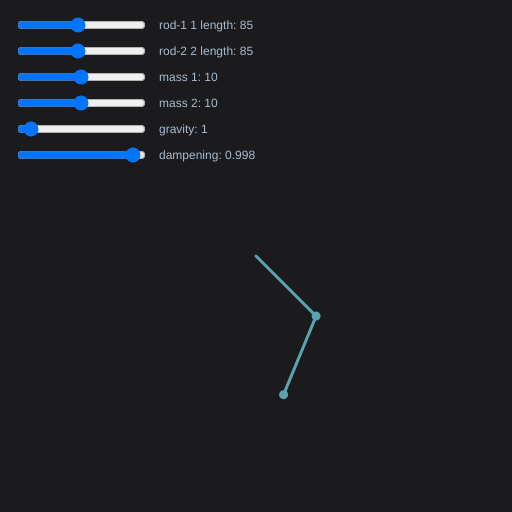
Frame 1 (no input)
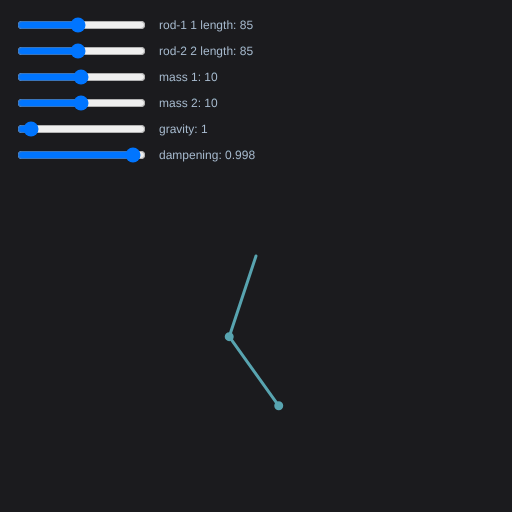
Frame 60 (no input)
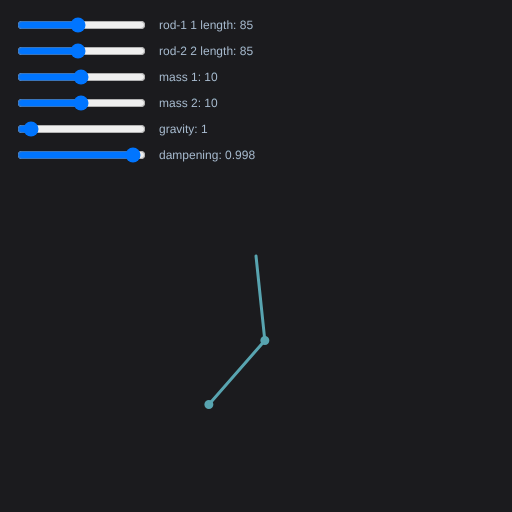
Frame 120 (the mouse pressed at the canvas centre since frame 60)

The p5.js sketch that drew these frames (run headless with seeded random() and noise() and a simulated clock; from frame 60 on, the mouse is pressed at the canvas centre):

// p5.js sketch
// ── sketch.js
let screenW = 512;
let screenH = 512;

let bgcolor = "#1B1B1E";
let textcolor = "#A9BCD0";
let linecolor = "#58A4B0";

let r1 = (screenW / 6);
let r2 = (screenW / 6);
let m1 = 10.0;
let m2 = 10.0;
let a1 = 0;
let a2 = 0;
let a1_v = 0.0;
let a2_v = 0.0;
let a1_a = 0.0;
let a2_a = 0.0;
let g = 1.0;
let ballDiameter = 6;
let dampening = 0.998;

let x1;
let y1;
let x2;
let y2;

let r1_slider;
let r2_slider;
let m1_slider;
let m2_slider;
let dampening_slider;

let dragging = false;

function setup() {
	createCanvas(screenW, screenH);
	
	a1 = PI / 4;
	a2 = -PI / 8;
	
	r1_slider = createSlider(10, (width / 3), r1);
	r1_slider.position(15, 15);
	
	r2_slider = createSlider(10, (width / 3), r2);
	r2_slider.position(r1_slider.x, (r1_slider.y + r1_slider.height + 10));
	
	m1_slider = createSlider(0.2, 20, m1, 0.1);
	m1_slider.position(r2_slider.x, (r2_slider.y + r2_slider.height + 10));
	
	m2_slider = createSlider(0.2, 20, m2, 0.1);
	m2_slider.position(m1_slider.x, (m1_slider.y + m1_slider.height + 10));
	
	gravity_slider = createSlider(0, 20, g, 0.1);
	gravity_slider.position(m2_slider.x, (m2_slider.y + m2_slider.height + 10));
	
	dampening_slider = createSlider(975, 999, (dampening * 1000));
	dampening_slider.position(gravity_slider.x, (gravity_slider.y + gravity_slider.height + 10));
}

function draw() {
	r1 = r1_slider.value();
	r2 = r2_slider.value();
	m1 = m1_slider.value();
	m2 = m2_slider.value();
	g = gravity_slider.value();
	dampening = (dampening_slider.value() / 1000);
	
	background(bgcolor);
	
	let text_size = 12;
	strokeWeight(0);
	fill(textcolor);
	textSize(text_size);
	text("rod-1 1 length: "+ r1, (r1_slider.x + r1_slider.width + 15), (r1_slider.y + (r1_slider.height / 2) + (text_size / 2)));
	text("rod-2 2 length: "+ r2, (r2_slider.x + r2_slider.width + 15), (r2_slider.y + (r2_slider.height / 2) + (text_size / 2)));
	text("mass 1: "+ m1, (m1_slider.x + m1_slider.width + 15), (m1_slider.y + (m1_slider.height / 2) + (text_size / 2)));
	text("mass 2: "+ m2, (m2_slider.x + m2_slider.width + 15), (m2_slider.y + (m2_slider.height / 2) + (text_size / 2)));
	text("gravity: "+ g, (gravity_slider.x + gravity_slider.width + 15), (gravity_slider.y + (gravity_slider.height / 2) + (text_size / 2)));
	text("dampening: "+ dampening, (dampening_slider.x + dampening_slider.width + 15), (dampening_slider.y + (dampening_slider.height / 2) + (text_size / 2)));
	
	
	
	stroke(linecolor);
	strokeWeight(3);
	fill(linecolor);
	
	translate(width/2, height/2);
	
	x1 = r1 * sin(a1);
	y1 = r1 * cos(a1);
	
	line(0, 0, x1, y1);
	ellipse(x1, y1, ballDiameter, ballDiameter);
	
	x2 = (x1 + (r2 * sin(a2)));
	y2 = (y1 + (r2 * cos(a2)));
	
	line(x1, y1, x2, y2);
	ellipse(x2, y2, ballDiameter, ballDiameter);
	
	calcAngles();
	
	a1_v += a1_a;
	a2_v += a2_a;
	
	a1 += a1_v;
	a2 += a2_v;
	
	dampenVelocities();
}


function calcAngles() {
	if(dragging !== false) {
		a1_v = 0;
		a1_a = 0;
		a2_v = 0;
		a2_a = 0;
		
		return;
	}
	
	let num1, num2, num3, num4, den;
	
	//      −g   (2   m1 + m2)   sin θ1
	num1 = (-g * (2 * m1 + m2) * sin(a1));
	
	//      −m2   g   sin(θ1 − 2   θ2)
	num2 = (-m2 * g * sin(a1 - 2 * a2));
	
	//      −2   sin(θ1 − θ2)   m2
	num3 = (-2 * sin(a1 - a2) * m2);
	
	//      θ2'2          L2 + θ1'2          L1   cos(θ1 − θ2)
	num4 = (sq(a2_v) * r2 + sq(a1_v) * r1 * cos(a1 - a2));
	
	//     L1   (2   m1 + m2 − m2   cos(2   θ1 − 2   θ2))
	den = (r1 * (2 * m1 + m2 - m2 * cos(2 * a1 - 2 * a2)));
	
	a1_a = ((num1 + num2 + (num3 * num4)) / den);
	
	
	//      2   sin(θ1 − θ2)
	num1 = (2 * sin(a1 - a2));
	
	//      θ1'2          L1   (m1 + m2)
	num2 = (sq(a1_v) * r1 * (m1 + m2));
	
	//      g   (m1 + m2)   cos θ1
	num3 = (g * (m1 + m2) * cos(a1));
	
	//      θ2'2          L2   m2   cos(θ1 − θ2))
	num4 = (sq(a2_v) * r2 * m2 * cos(a1 - a2));
	
	//     L2   (2   m1 + m2 − m2   cos(2   θ1 − 2   θ2))
	den = (r2 * (2 * m1 + m2 - m2 * cos(2 * a1 - 2 * a2)));
	
	a2_a = ((num1 * (num2 + num3 + num4)) / den);
	
	
	a1_a %= PI * 2;
	a2_a %= PI * 2;
}

function dampenVelocities() {
	a1_v *= dampening;
	a2_v *= dampening;
}

function calcDraggedAngle() {
	if(false === dragging) {
		return;
	}
	
	if(dragging === 1) {
		let delta_x = (mouseX - (width / 2));
		let delta_y = ((height / 2) - mouseY);
		a1 = atan2(delta_y, delta_x) + PI/2;
	} else if(dragging === 2) {
		let delta_x = (mouseX - ((width / 2) + x1));
		let delta_y = (((height / 2) + y1) - mouseY);
		a2 = atan2(delta_y, delta_x) + PI/2;
	}
}

function touchStarted() {
	let mouseDeltaX = (mouseX - (width / 2));
	let mouseDeltaY = (mouseY - (height / 2));
	let dist1 = dist(x1, y1, mouseDeltaX, mouseDeltaY);
	let dist2 = dist(x2, y2, mouseDeltaX, mouseDeltaY);
	let maxDist1 = (r1 / 2);
	let maxDist2 = (r2 / 2);
	
	if(dist1 <= maxDist1) {
		// dragging ball 1
		dragging = 1;
	} else if(dist2 <= maxDist2) {
		// dragging ball 2
		dragging = 2;
		a1_a = 0;
	} else {
		dragging = false;
		
		return;
	}
	
	calcDraggedAngle();
}

function touchMoved() {
	if(false === dragging) {
		return;
	}
	
	calcDraggedAngle();
}

function touchEnded() {
	calcDraggedAngle();
	
	dragging = false;
}
